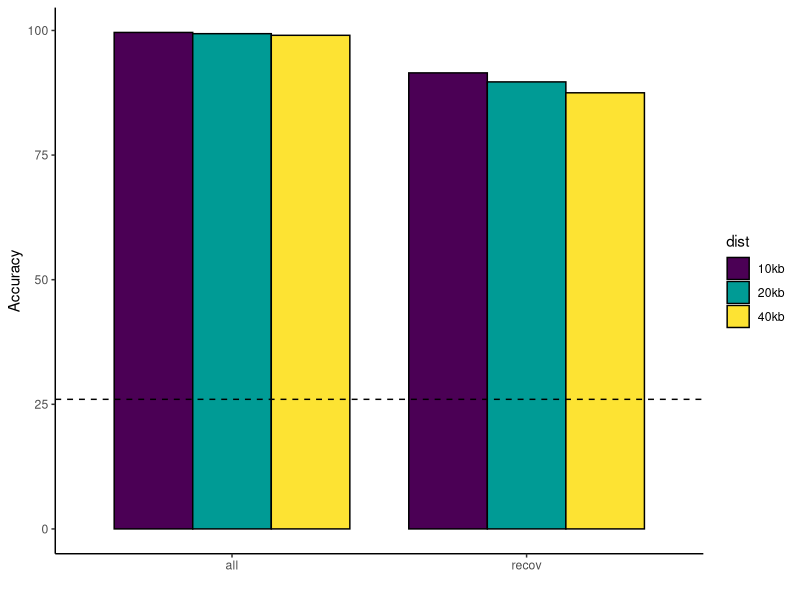
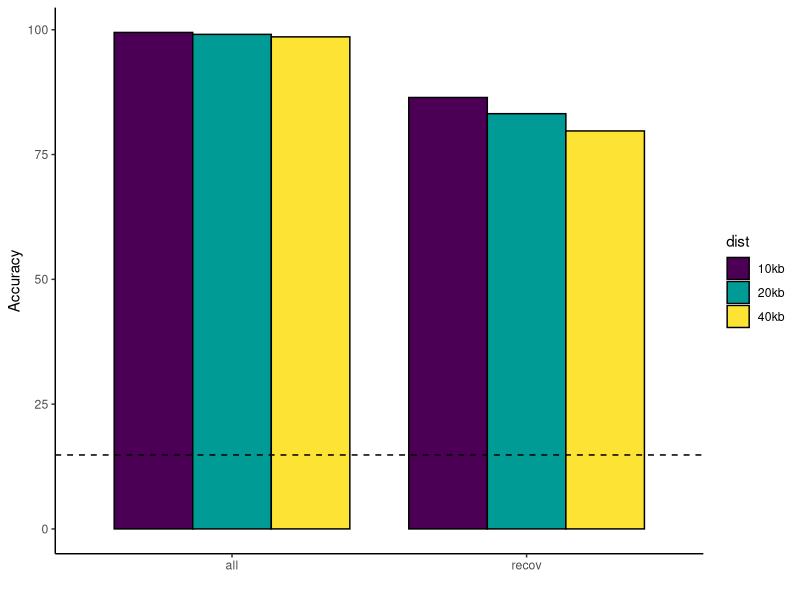
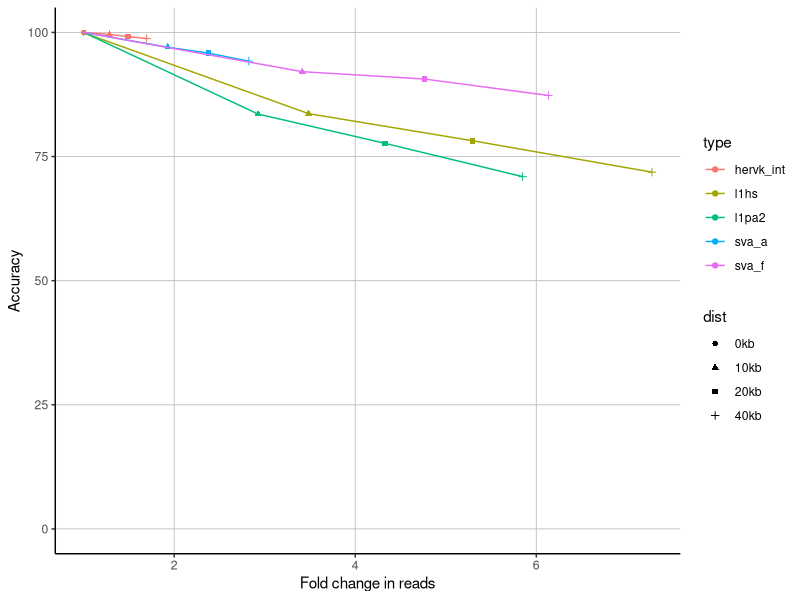
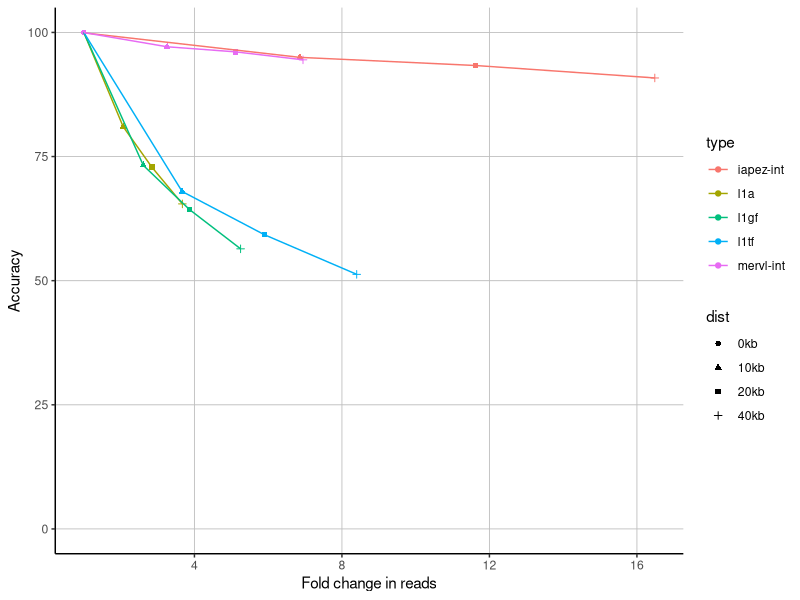
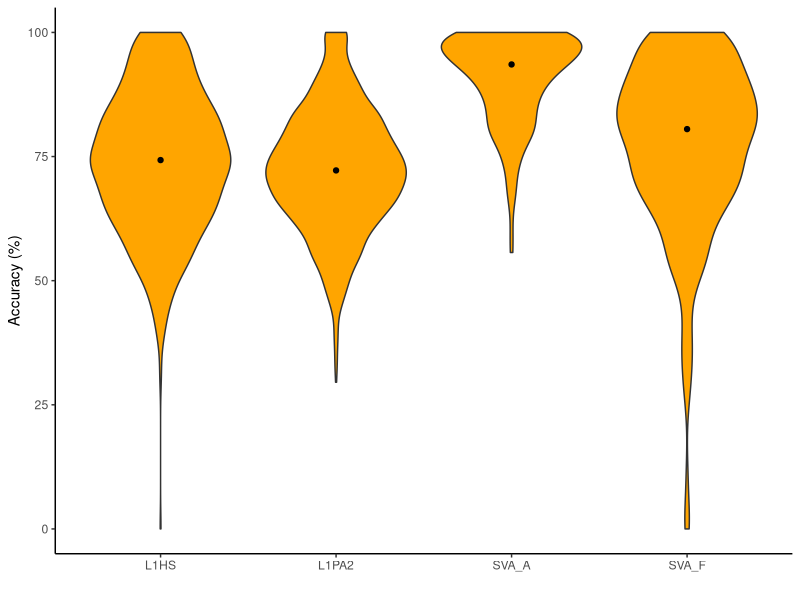
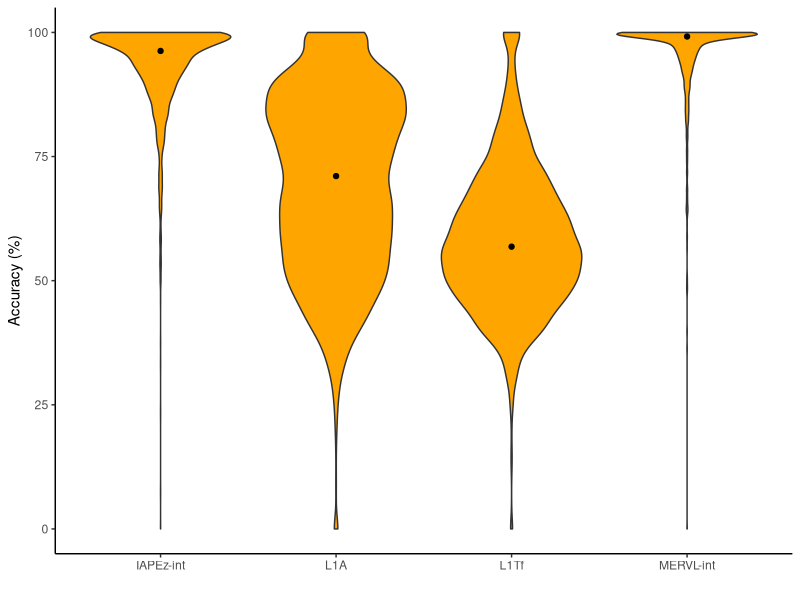

Write the R code that produced these figures, in order.
##PAtChER mapping accuracy from alignment of Sim3C data
##Accuracy data tables generated using matched_reads.py (see sim3c.sh script)
##Data on mean accuracy per element generated from bigWig accuracy track (mean_accuracy.sh script)
##bigWig accuracy track not included in repository due to size


library('tidyverse')

hs = read_tsv('accuracy_hg38.txt') %>% mutate(acc=matched/total*100)
mm = read_tsv('accuracy_mm10.txt') %>% mutate(acc=matched/total*100)


##barplot for overall accuracy

bplot = function(data) {
	data %>% filter(type %in% c('all','recov')) %>%
	ggplot(aes(type, acc, fill=dist)) +
		theme_classic() +
		xlab('') + ylab('Accuracy') +
		geom_bar(stat='identity', width=0.8, col='black', position=position_dodge()) +
		scale_fill_manual(values=hcl.colors(3)) +
		geom_hline(yintercept=data$acc[data$type=='random'], linetype='dashed')
}

quartz(w=3.5,h=3)
bplot(hs)  #Figure 2A

quartz(w=3.5,h=3)
bplot(mm)  #Figure 2A



##reads vs accuracy for selected families

fam.plot = function(data, sel.te) {	
	data %>% filter(type %in% sel.te) %>%
		group_by(type) %>% mutate(norm=total/min(total)) %>%
	
	ggplot(aes(norm, acc, color=type)) +
		theme_classic() +
		theme(panel.grid.major=element_line(size = 0.3,linetype = 'solid',colour = "grey")) +
		geom_point(aes(shape=dist)) +
		ylim(0,100) +
		xlab('Fold change in reads') +
		ylab('Accuracy') +
		geom_line()
}

quartz(w=3.5,h=3)
fam.plot(hs, sel.te=c('l1hs','l1pa2','sva_a','sva_f','hervk_int'))   #Figure 2B

quartz(w=3.5,h=3)
fam.plot(mm, sel.te=c('l1tf','l1a','l1gf','iapez-int','mervl-int'))  #Figure 2B



##accuracy per element

hs.el = rbind(read_tsv('accuracy_families/L1HS_1kb-meanAcc.txt') %>% add_column(te='L1HS'),
			read_tsv('accuracy_families/L1PA2_1kb-meanAcc.txt') %>% add_column(te='L1PA2'),
			read_tsv('accuracy_families/SVA_A_1kb-meanAcc.txt') %>% add_column(te='SVA_A'),
			read_tsv('accuracy_families/SVA_F_1kb-meanAcc.txt') %>% add_column(te='SVA_F'))
colnames(hs.el) = c('chr','start','end','acc','te')

mm.el = rbind(read_tsv('accuracy_families/L1Tf_1kb-meanAcc.txt') %>% add_column(te='L1Tf'),
			read_tsv('accuracy_families/L1A_1kb-meanAcc.txt') %>% add_column(te='L1A'),
			read_tsv('accuracy_families/IAPEz-int_1kb-meanAcc.txt') %>% add_column(te='IAPEz-int'),
			read_tsv('accuracy_families/MERVL-int_1kb-meanAcc.txt') %>% add_column(te='MERVL-int'))
colnames(mm.el) = c('chr','start','end','acc','te')


element.plot = function(data) {
	ggplot(data, aes(te,acc*100)) +
		theme_classic() +
		geom_violin(fill='orange', scale='width', width=0.8) +
		xlab('') +
		ylab('Accuracy (%)') +
		stat_summary(fun='median', geom='point', position=position_dodge(0.8))
}


quartz(w=3,h=3.5)
element.plot(hs.el)  #Supp Fig 2B

quartz(w=3,h=3.5)
element.plot(mm.el)  #Supp Fig 2B

